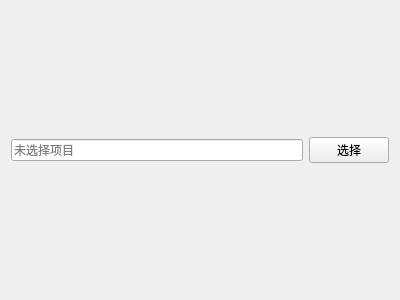
<?xml version="1.0" encoding="UTF-8"?>
<ui version="4.0">
    <class>Form</class>
    <widget class="QWidget" name="Form">
        <property name="geometry">
            <rect>
                <x>0</x>
                <y>0</y>
                <width>400</width>
                <height>300</height>
            </rect>
        </property>
        <property name="windowTitle">
            <string>Form</string>
        </property>
        <layout class="QHBoxLayout" name="horizontalLayout">
            <item>
                <widget class="QLineEdit" name="lineEdit">
                    <property name="readOnly">
                        <bool>true</bool>
                    </property>
                    <property name="placeholderText">
                        <string>未选择项目</string>
                    </property>
                </widget>
            </item>
            <item>
                <widget class="QPushButton" name="pushButton">
                    <property name="text">
                        <string>选择</string>
                    </property>
                </widget>
            </item>
        </layout>
    </widget>
    <resources/>
    <connections/>
</ui>
